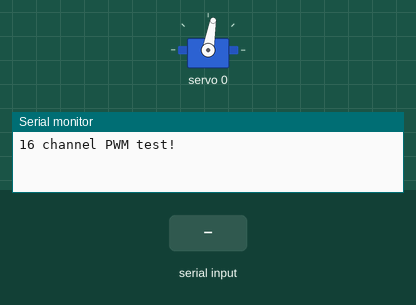
The sketch below on a simulated Arduino Uno, built with avr-gcc and run on an emulated ATmega328P. Parts: servo, the last lines printed to the serial monitor. The test bench sets the inputs (shaded band).

Above: at 1.2 s.
1.3 s: "a\n" received over Serial
At 2.5 s:
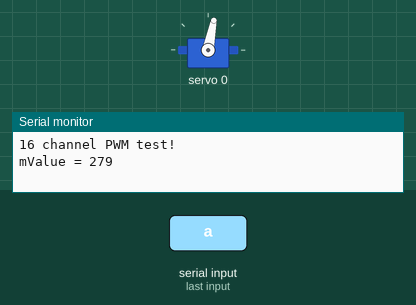
2.8 s: byte 113 ('q') received over Serial
At 3.7 s:
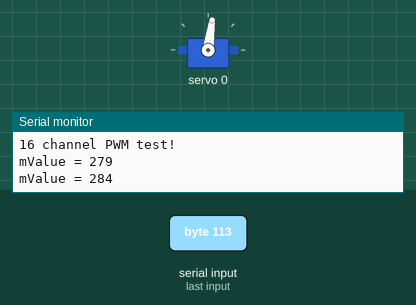
4.3 s: byte 97 ('a') received over Serial
At 4.9 s:
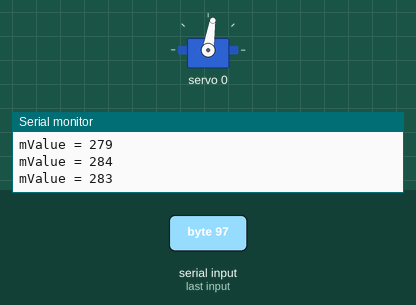
5.8 s: "e\n" received over Serial
At 7.0 s:
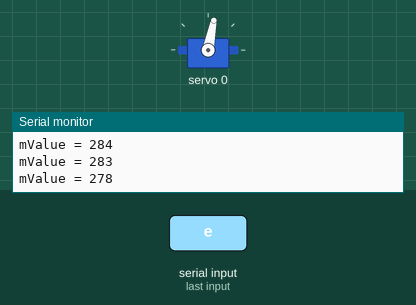
7.3 s: "q\n" received over Serial
At 8.4 s:
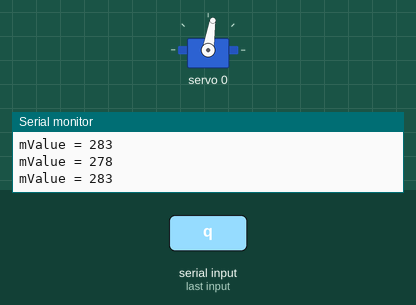
Timing chart, 0 to 9.8 s (numbered marks = the images above; inputs shaded):
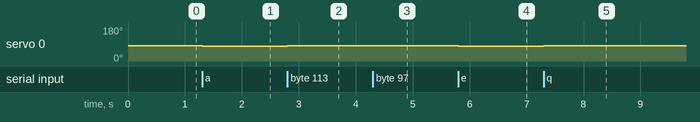

The sketch:

steering_test.ino
```cpp
// (licence header left out)
/** ===== FILE & SKETCH DESCRIPTION ===========================================
  * @file     pca9685.ino
  * @version  v1.0 2017/01/05
  * @about    This is an Arduino sketch designed to test the functionality of
  *           the Steering System of FPT Driverless Car.
  *
  *           Premier:
  *             The "Steering System," as referred to in this file, consists of
  *             an Adafruit PCA9685 module, its adapter board and the steering
  *             servo. The Jetson TK1 board control the steering wheels by
  *             sending I2C messages to the Adafruit PCA9685 module.
  *
  *             By design, the steering system is controlled by the Jetson TK1
  *             computer board. However, user could connect the PCA9685 module
  *             to an Arduino UNO instead of the Jetson TK1.
  *
  *             Connection to the UNO should be as described here:
  *               PCA9685 GND -> UNO GND
  *               PCA9685 SDA -> UNO A4
  *               PCA9685 SCL -> UNO A5
  *               PCA9685 VCC -> UNO 5V
  *
  *           Behavior
  *             Running this sketch, the UNO receives user input through the
  *             Serial peripheral to send a value to the PCA9685. The PCA9685
  *             will control the steering servo using that value.
  *
  *             Experiments showed that the value is about the range (136, 484).
  *
  *             To change the PCA9685 value, the user could send the following
  *             messages via UART:
  *
  *               [VALUE]'\n'
  *                   Set the current steering value to [VALUE]. Eg. "250\n"
  *               "a"
  *                   Decrease the steering value by 1, turning the wheel left
  *               "d"
  *                   Increase the steering value by 1, turning the wheel right
  *               "q"
  *                   Decrease the steering value by 5, turning the wheel left
  *               "e"
  *                   Increase the steering value by 5, turning the wheel right
  *               "w"
  *                   Reset the steering value to 280 (neutral position)
  *
  *           The following configurable macros are available:
  *               CFG_SERIAL_BAUD_RATE
  *                   Configure the baud rate of Serial (UART) communication
  *               CFG_PWM_CHANNEL_A
  *                   Configure which PCA9685 channel should generate the servo
  *                   controlling signal.
  *
  *                   Note that on the FPT Driverless Car, the PWM channel
  *                   controlling the steering servo is fixed, so only configure
  *                   that if you know what you are doing
  *
  *               CFG_ENABLE_VALID_VALUE_SATURATION
  *                   Disabling the saturation of the Steering Value. Going
  *                   outside of the valid range could permanently damage the
  *                   steering servo. But doing that is required to find out
  *                   the actual absolute limit for calibration purpose.
  *                   Only disable this if you know what you are doing.
  *
  *
  */


#include <Wire.h>
#include "Adafruit_PWMServoDriver.h"

#define   CFG_SERIAL_BAUD_RATE              115200
#define   CFG_PWM_CHANNEL_A                 0
//#define   CFG_PWM_CHANNEL_B                 2
//#define   CFG_PWM_CHANNEL_C                 4
#define CFG_ENABLE_VALID_VALUE_SATURATION   true

#define   PWM_NEUTRAL         280
#define   PWM_MAX             484
#define   PWM_MIN             136

Adafruit_PWMServoDriver mAdafruitPwmServoDriver = Adafruit_PWMServoDriver();
static  uint32_t  mValue;

void setup() {
  Serial.begin(115200);
  Serial.println("16 channel PWM test!");

  mAdafruitPwmServoDriver.begin();
  mAdafruitPwmServoDriver.setPWMFreq(50);
  mValue = PWM_NEUTRAL;
  mAdafruitPwmServoDriver.setPWM(CFG_PWM_CHANNEL_A, 0, mValue);
//  mAdafruitPwmServoDriver.setPWM(CFG_PWM_CHANNEL_B, 0, mValue);
//  mAdafruitPwmServoDriver.setPWM(CFG_PWM_CHANNEL_C, 0, mValue);
}

void loop() {
  static uint32_t mLastValue = mValue;

  processSerialData();
  if (mValue != mLastValue) {
#   if CFG_ENABLE_VALID_VALUE_SATURATION

      // Saturate value between limits
      if (mValue < PWM_MIN) {
        mValue = PWM_MIN;
      }
      else if (mValue > PWM_MAX) {
        mValue = PWM_MAX;
      }

#   endif // CFG_ENABLE_VALID_VALUE_SATURATION

    Serial.print("mValue = "); Serial.println(mValue);

    // Send the value to PCA9685
    mAdafruitPwmServoDriver.setPWM(CFG_PWM_CHANNEL_A, 0, mValue);
//    mAdafruitPwmServoDriver.setPWM(CFG_PWM_CHANNEL_B, 0, mValue);
//    mAdafruitPwmServoDriver.setPWM(CFG_PWM_CHANNEL_C, 0, mValue);

    mLastValue = mValue;
  }

}

void processSerialData(void) {
  static char     rxChar;
  static uint32_t rxValue;

  while(Serial.available()) {
    rxChar = (char) Serial.read();

    if (rxChar == '\n') {
      mValue      = rxValue;
    }
    else if ((rxChar >= '0') && (rxChar <= '9')) {
      if (rxValue == mValue) {
        rxValue   = 0;
      }
      rxValue     *= 10;
      rxValue     += rxChar - 0x30;
    }
    else if (rxChar == 'a') {
      rxValue     = --mValue;
    }
    else if (rxChar == 'd') {
      rxValue     = ++mValue;
    }
    else if (rxChar == 'q') {
      mValue      += 5;
      rxValue     = mValue;
    }
    else if (rxChar == 'e') {
      mValue      -= 5;
      rxValue     = mValue;
    }
    else if (rxChar == 'w') {
      mValue      = PWM_NEUTRAL;
      rxValue     = mValue;
    }
  }
}
```

Measured:
- after the input at 1.3 s, servo 0: 80° → 79° at once
- after the input at 2.8 s, servo 0: 79° → 82° at once
- after the input at 4.3 s, servo 0: 82° → 81° at once
- after the input at 5.8 s, servo 0: 81° → 79° at once
- after the input at 7.3 s, servo 0: 79° → 81° at once
